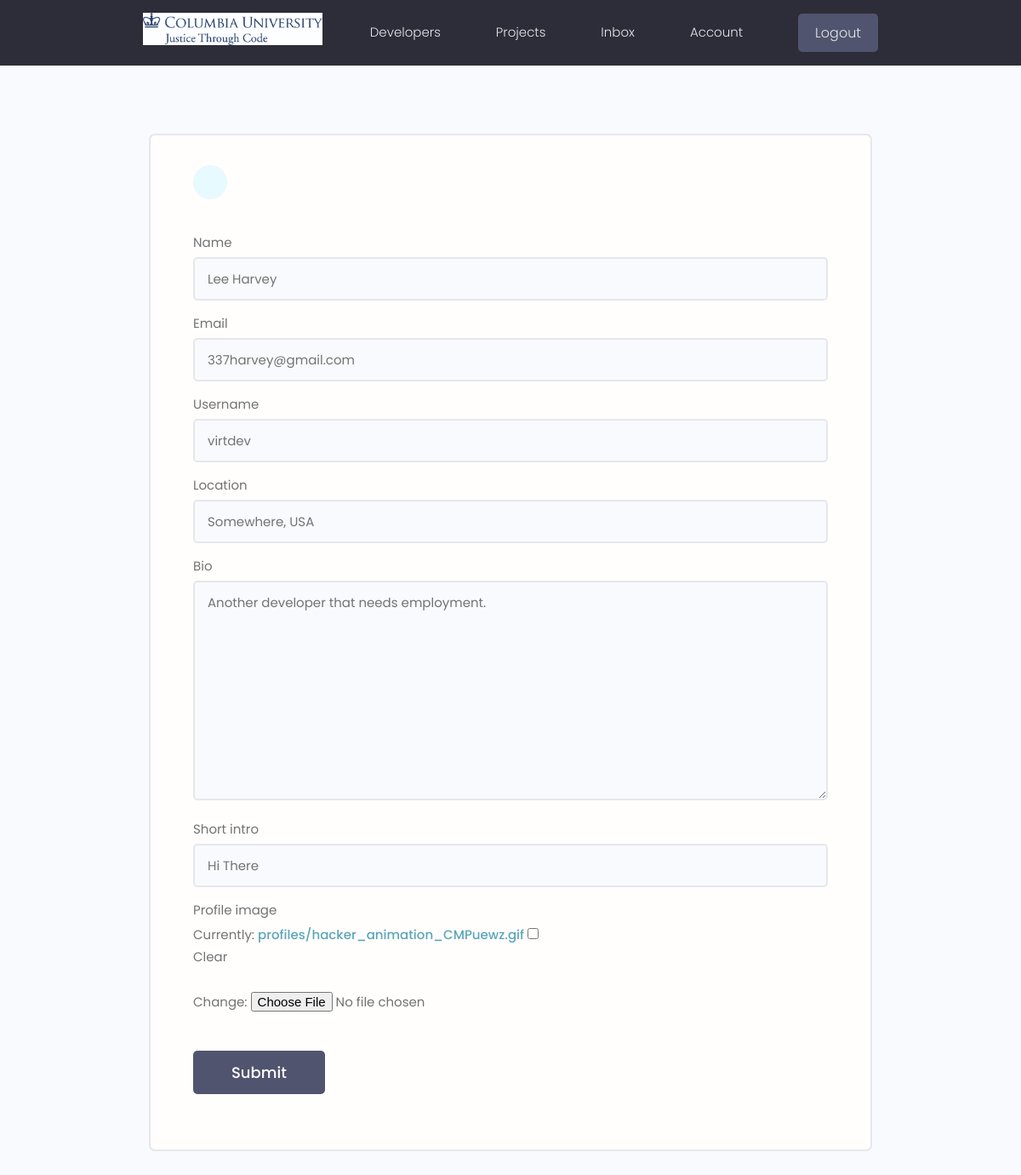
Page /account/update (signed in) on the committed database.
### users/models.py (models this page shows, shortened)
class Profile(models.Model):
    user = models.OneToOneField(User, on_delete = models.CASCADE,
                                null = True, blank = True)
    name = models.CharField(max_length = 200, blank = True, null = True)
    email = models.EmailField(max_length = 500, blank = True, null = True)
    username = models.CharField(max_length = 200, blank = True, null = True)
    location = models.CharField(max_length = 200, blank = True, null = True)
    short_intro = models.CharField(max_length = 200, blank = True, null = True)
    bio = models.TextField(blank = True, null = True)
    profile_image = models.ImageField(null = True, blank = True,
                            upload_to = 'profiles/',
                            default = "profiles/user-default.png")
    organization_name = models.CharField(default = '', max_length = 200, blank = True, null = True)
    created = models.DateTimeField(auto_now_add = True)
    slug = models.SlugField(default = '', editable = False, max_length = 200, null = False)
    id = models.UUIDField(default = uuid.uuid4, unique = True,
                        primary_key = True, editable = False)
    class Meta:
        ordering = ['created']

### users/views.py (the view)
# urls.py: path('account/update', views.editAccount, name = "edit-account"),
@login_required(login_url = 'login')
def editAccount(request):
    profile = request.user.profile
    form = ProfileForm(instance = profile)
    if request.method == 'POST':
        form = ProfileForm(request.POST, request.FILES, instance = profile)
        if form.is_valid():
            form.save()
            return redirect('account')
    context = {'form': form}
    return render(request, 'users/profile_form.html', context)

### users/forms.py
class ProfileForm(ModelForm):
    class Meta:
        model = Profile
        fields = ['name', 'email', 'username', 'location', 'bio', 'short_intro', 'profile_image']
    def __init__(self, *args, **kwargs):
        super(ProfileForm, self).__init__(*args, **kwargs)
        for name, field in self.fields.items():
            field.widget.attrs.update({'class': 'input'})

### users/templates/users/profile_form.html (shortened to what this page needs)
{% extends 'main.html' %}
{% block content %}
<main class="formPage my-xl">
    <div class="content-box">
        <div class="formWrapper">
            <a class="backButton" href="{% url 'account' %}"></a>
            <br>
            <form class="form" method="POST" action="{% url 'edit-account' %}" enctype="multipart/form-data">
                {% for field in form %}
                    <div class="form__field">
                        <label for="formInput#text">{{field.label}}</label>
                        {{field}}
                    </div>
                {% endfor %}
                <input class="btn btn--sub btn--lg  my-md" type="submit" value="Submit" />
            </form>
        </div>
    </div>
</main>
{% endblock content %}

### static/styles/app.css (style rules this page uses)
:root { --color-sub: #2d2d39; }
.btn--sub { background-color: var(--color-sub-light); }
.content-box { width: 95%; max-width: 85rem; margin: 0 auto; }
.backButton { background: var(--color-main-light); color: var(--color-main); width: 4rem; height: 4rem; display: flex; align-items: center; justify-content: center; border-radius: 50%; }
.formPage .formWrapper { list-style: none; background: var(--color-white); padding: 3.5rem 5rem; border: 2px solid var(--color-light); border-radius: 0.7rem; }

### static/uikit/styles/modules/_variables.css (style rules this page uses)
:root { --color-main: #5aa5b9; --color-main-light: #e6faff; --color-sub: #3f4156; --color-sub-light: #51546e; --color-sub-lighter: #ededfd; --color-text: #737373; --color-gray: #8b8b8b; --color-light: #e5e7eb; --color-light-gray: #767676; --color-bg: #f8fafd; --color-white: #fffefd; --color-white-light: #f3f3f3; --color-success: #359e64; --color-success-bg: #def8e8; --color-error: #fc4b0b; --color-error-bg: #fff2ee; --font-base: 'Poppins', arial, helvetica, 'Segoe UI', roboto, ubuntu, sans-serif; --font-monospace: 'Fira Code', 'Courier New', courier, monospace; --font-regular: 300; --font-medium: 500; --font-bold: 700; --generic-shadow: 1px 1px 5px #00000010; --generic-transition: all 0.3s ease-in-out; }

### static/uikit/styles/modules/_base.css (style rules this page uses)
* { margin: 0; padding: 0; box-sizing: border-box; text-rendering: optimizeLegibility; color: inherit; font-size: inherit; }
html { font-size: 50%; }
@media only screen and (min-width: 480px) { html { font-size: 56.25%; } }
@media only screen and (min-width: 1200px) { html { font-size: 62.5%; } }
body { line-height: 1.6; font-weight: 400; font-size: 1.5rem; color: var(--color-text); background-color: var(--color-bg); min-height: 100vh; }

### static/uikit/styles/modules/_typography.css (style rules this page uses)
* { font-family: var(--font-base); }
a { padding-bottom: 2px; text-decoration: none; display: inline-block; color: var(--color-main); font-weight: var(--font-medium); }

### static/uikit/styles/modules/_utilities.css (style rules this page uses)
.my-md { margin: 3rem auto; }
.my-xl { margin: 8rem auto; }

### static/uikit/styles/modules/_button.css (style rules this page uses)
.btn { display: inline-block; position: relative; cursor: pointer; background-color: var(--color-light); font-weight: var(--font-medium); color: var(--color-sub); text-decoration: none; padding: 1rem 2rem; border-radius: 0.5rem; border: none; width: -webkit-fit-content; width: -moz-fit-content; width: fit-content; height: -webkit-fit-content; height: -moz-fit-content; height: fit-content; font-size: 1.6rem; outline-width: 0; outline-color: transparent; -webkit-backface-visibility: hidden; backface-visibility: hidden; transition: all 0.3s ease-in-out; }
.btn--sub { background-color: var(--color-sub); color: var(--color-white); }
.btn--lg { font-size: 1.8rem; padding: 1.2rem 4.5rem; }

### static/uikit/styles/modules/_form.css (style rules this page uses)
.form { display: block; }
.form__field { margin-top: 1.5rem; margin-bottom: 1.5rem; }
.form__label, .form__field > label { display: block; margin-bottom: 0.5rem; color: var(--color-text); }
input.input[type='text'], input.input[type='email'], input.input[type='password'], input.input[type='number'], select.input, textarea.input { min-width: 24rem; width: 100%; padding: 1.2rem 1.5rem; border-radius: 0.5rem; border: 2px solid var(--color-light); transition: all 0.3s ease-in-out; background-color: var(--color-bg); }

### rows in the picture
Profile: form "Lee Harvey" "337harvey@gmail.com" "virtdev" "Somewhere, USA" "Another developer that needs employment." "Hi There"

### other values in the picture
{{ field.label }} "Name" "Email" "Username" "Location" "Bio" "Short intro" "Profile image"
